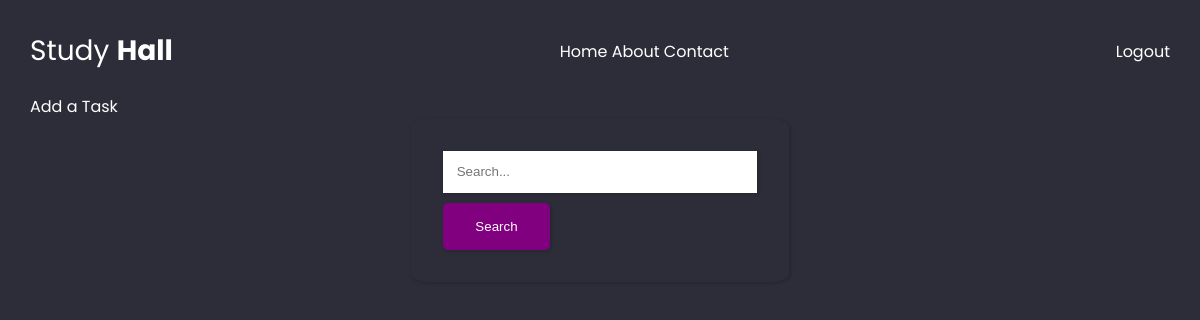
The page /tasks/ (signed in) on the database as committed earlier.
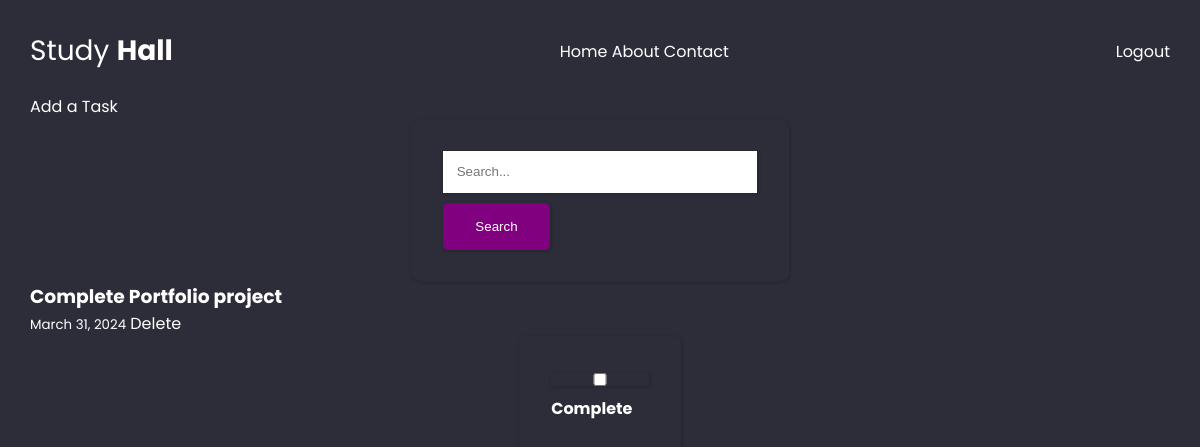
The same page on the database as committed later.
### tasks/models.py (models this page shows, shortened)
class Tasks(models.Model):
    user = models.ForeignKey(User, on_delete=models.CASCADE)
    title = models.CharField(max_length=200)
    description = models.TextField(null=True, blank=True)
    due_date = models.DateField()
    created_on = models.DateTimeField(auto_now_add=True)
    complete = models.BooleanField(default=False)

### tasks/views.py (the view)
# urls.py: path('tasks/', TasksView.as_view(), name='tasks'),
class TasksView(LoginRequiredMixin, ListView):
    model = Tasks
    template_name = 'tasks/task-dashboard.html'
    login_url = reverse_lazy('login')
    def get_queryset(self):
        query = self.request.GET.get('q')
        if query:
            return Tasks.objects.filter(
                Q(title__icontains=query) |
                Q(description__icontains=query)
            )
        else:
            return Tasks.objects.all().order_by('-due_date')
    def get_context_data(self, **kwargs):
        context = super().get_context_data(**kwargs)
        tasks = context['object_list'].filter(user=self.request.user) # gets the tasks for specific logged in user
        context['tasks'] = tasks
        context['count'] = tasks.filter(complete=False).count() # Counts the number of incomplete tasks
        return context

### tasks/templates/tasks/task-dashboard.html (shortened to what this page needs)
{% extends 'StudyHall/index.html' %}
{% block content %}
<a href="{% url 'create-task' %}">Add a Task</a>
 <form class="search-bar method="GET" action="{% url 'tasks' %}">
    <input type="text" name="q" placeholder="Search...">
    <button type="submit">Search</button>
</form>
{% for task in tasks %}
    <div>
        <h3> <a href="{% url 'update-task'  task.id %}">{{task.title}}</a></h3>
        <small>{{task.due_date}}</small>
        <a href="{% url 'delete-task' task.id %}">Delete</a>
        <form method="post" action="">
            <input type="checkbox" name="complete" {% if task.complete %}checked{% endif %}>
            <label for="complete">Complete</label>
    </div>
{% endfor %}
{% endblock %}

Rows that differ between the two databases and show on the page:
added Tasks: title "Complete Portfolio project", due_date "March 31, 2024"
